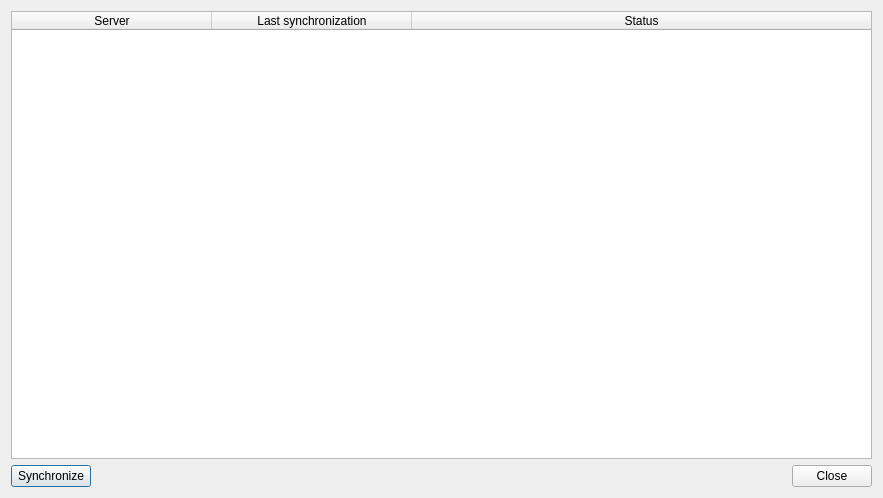
<?xml version="1.0" encoding="UTF-8"?>
<ui version="4.0">
 <class>SynchronizationDialog</class>
 <widget class="QDialog" name="SynchronizationDialog">
  <property name="geometry">
   <rect>
    <x>0</x>
    <y>0</y>
    <width>883</width>
    <height>498</height>
   </rect>
  </property>
  <property name="windowTitle">
   <string>Synchronization Dialog</string>
  </property>
  <layout class="QVBoxLayout" name="verticalLayout">
   <item>
    <widget class="QTableWidget" name="tableWidget">
     <property name="editTriggers">
      <set>QAbstractItemView::NoEditTriggers</set>
     </property>
     <property name="selectionMode">
      <enum>QAbstractItemView::SingleSelection</enum>
     </property>
     <property name="selectionBehavior">
      <enum>QAbstractItemView::SelectRows</enum>
     </property>
     <attribute name="horizontalHeaderDefaultSectionSize">
      <number>200</number>
     </attribute>
     <attribute name="horizontalHeaderStretchLastSection">
      <bool>true</bool>
     </attribute>
     <attribute name="verticalHeaderDefaultSectionSize">
      <number>60</number>
     </attribute>
     <column>
      <property name="text">
       <string>Server</string>
      </property>
     </column>
     <column>
      <property name="text">
       <string>Last synchronization</string>
      </property>
     </column>
     <column>
      <property name="text">
       <string>Status</string>
      </property>
     </column>
    </widget>
   </item>
   <item>
    <layout class="QHBoxLayout" name="horizontalLayout">
     <item>
      <widget class="QPushButton" name="synchronizeButton">
       <property name="text">
        <string>Synchronize</string>
       </property>
      </widget>
     </item>
     <item>
      <spacer name="horizontalSpacer">
       <property name="orientation">
        <enum>Qt::Horizontal</enum>
       </property>
       <property name="sizeHint" stdset="0">
        <size>
         <width>40</width>
         <height>20</height>
        </size>
       </property>
      </spacer>
     </item>
     <item>
      <widget class="QPushButton" name="closeButton">
       <property name="text">
        <string>Close</string>
       </property>
      </widget>
     </item>
    </layout>
   </item>
  </layout>
 </widget>
 <resources/>
 <connections/>
</ui>
